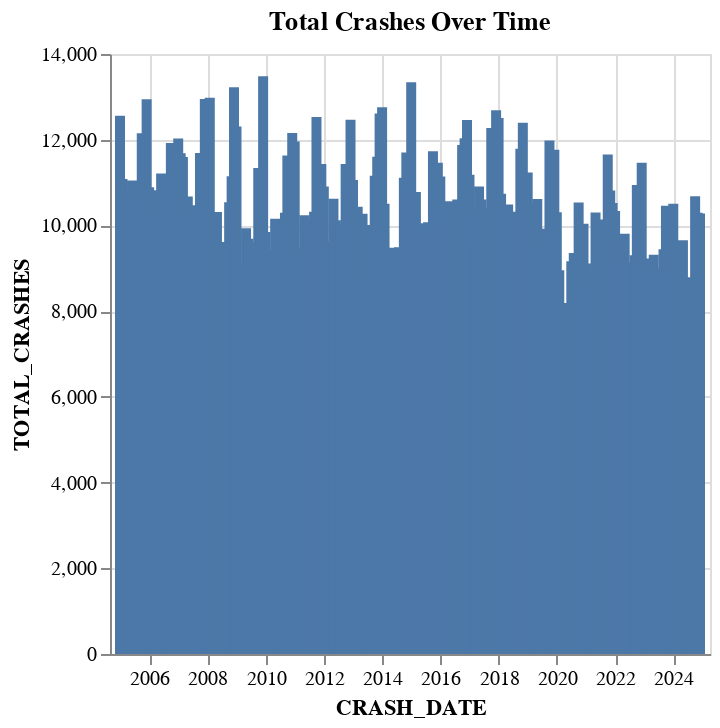

The notebook cell this image was saved under:
### Markdown cell above
### <a id='aggr-viz'>Visualize Aggressive Driving Rates Over Time</a>

### Code cell
chart = alt.Chart(summ).mark_bar().encode(
    x= 'CRASH_DATE', 
    y= 'TOTAL_CRASHES'
 ).properties(
    title='Total Crashes Over Time'
 )

chart

### Figure 1 — Vega-Lite specification as saved in the notebook (floating-point values rounded to 4 significant figures; data arrays with more than 128 entries replaced by an {"elided": "..."} marker saying what was removed)
{"config": {"view": {"continuousWidth": 300, "continuousHeight": 300}}, "data": {"name": "data-0493419bec739c4f2ff1951f5e3246d3"}, "mark": {"type": "bar"}, "encoding": {"x": {"field": "CRASH_DATE", "type": "temporal"}, "y": {"field": "TOTAL_CRASHES", "type": "quantitative"}}, "title": "Total Crashes Over Time", "$schema": "https://vega.github.io/schema/vega-lite/v6.1.0.json", "datasets": {"data-0493419bec739c4f2ff1951f5e3246d3": {"elided": "240 records"}}}
